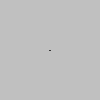
Frame 1 (no input)
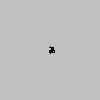
Frame 60 (the mouse pressed at the canvas centre just before this capture)
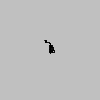
Frame 120 (the mouse held since frame 60 and released just before this capture)

The Processing sketch that drew these frames (run headless with seeded random() and noise(); from frame 60 on, the mouse is pressed at the canvas centre):

// Processing sketch: processing_183704
// ── processing_183704.pde

void setup() {
  size(100, 100);
  background(192);
}

int x = 50;
int y = 50;

void draw() {
  float n = random(1, 100);  //Var
  strokeWeight(1);
  point(x, y);    //Start point

  if (n >= 0 && n <= 25) {
    y=y-1;
    if (y==0) {
      y=50;
    }
    point(x, y);
    println("Up");
  }
  if (n >= 25 && n <= 50) {
    y=y+1;
    if (y==100) {
      y=50;
    }
    point(x, y);
    println("Down");
  }
  if (n >= 50 && n <= 75) {
    x=x-1;
    if (x==0) {
      x=50;
    }
    point(x, y);
    println("Left");
  }
  if (n >= 75 && n <= 100) {
    x=x+1;
    if (x==100) {
      x=50;
    }
    point(x, y);
    println("Right");
  } else {
  }
}
